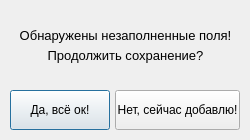
<?xml version="1.0" encoding="UTF-8"?>
<ui version="4.0">
 <class>Dialog</class>
 <widget class="QDialog" name="Dialog">
  <property name="enabled">
   <bool>true</bool>
  </property>
  <property name="geometry">
   <rect>
    <x>0</x>
    <y>0</y>
    <width>250</width>
    <height>140</height>
   </rect>
  </property>
  <property name="minimumSize">
   <size>
    <width>250</width>
    <height>140</height>
   </size>
  </property>
  <property name="maximumSize">
   <size>
    <width>250</width>
    <height>140</height>
   </size>
  </property>
  <property name="windowTitle">
   <string notr="true">Внимание!</string>
  </property>
  <property name="windowIcon">
   <iconset>
    <normaloff>../pics/icon/attention.ico</normaloff>../pics/icon/attention.ico</iconset>
  </property>
  <property name="inputMethodHints">
   <set>Qt::ImhNone</set>
  </property>
  <property name="sizeGripEnabled">
   <bool>false</bool>
  </property>
  <property name="modal">
   <bool>false</bool>
  </property>
  <widget class="QPushButton" name="YesButton">
   <property name="geometry">
    <rect>
     <x>10</x>
     <y>90</y>
     <width>100</width>
     <height>40</height>
    </rect>
   </property>
   <property name="layoutDirection">
    <enum>Qt::LeftToRight</enum>
   </property>
   <property name="text">
    <string notr="true">Да, всё ок!</string>
   </property>
   <property name="shortcut">
    <string/>
   </property>
   <property name="autoDefault">
    <bool>true</bool>
   </property>
   <property name="default">
    <bool>false</bool>
   </property>
   <property name="flat">
    <bool>false</bool>
   </property>
  </widget>
  <widget class="QPushButton" name="NoButton">
   <property name="geometry">
    <rect>
     <x>115</x>
     <y>90</y>
     <width>125</width>
     <height>40</height>
    </rect>
   </property>
   <property name="layoutDirection">
    <enum>Qt::LeftToRight</enum>
   </property>
   <property name="text">
    <string notr="true">Нет, сейчас добавлю!</string>
   </property>
   <property name="shortcut">
    <string/>
   </property>
   <property name="autoDefault">
    <bool>true</bool>
   </property>
   <property name="default">
    <bool>false</bool>
   </property>
   <property name="flat">
    <bool>false</bool>
   </property>
  </widget>
  <widget class="QLabel" name="label">
   <property name="geometry">
    <rect>
     <x>20</x>
     <y>15</y>
     <width>211</width>
     <height>41</height>
    </rect>
   </property>
   <property name="sizePolicy">
    <sizepolicy hsizetype="Preferred" vsizetype="Preferred">
     <horstretch>0</horstretch>
     <verstretch>0</verstretch>
    </sizepolicy>
   </property>
   <property name="minimumSize">
    <size>
     <width>0</width>
     <height>0</height>
    </size>
   </property>
   <property name="font">
    <font>
     <pointsize>10</pointsize>
    </font>
   </property>
   <property name="contextMenuPolicy">
    <enum>Qt::DefaultContextMenu</enum>
   </property>
   <property name="acceptDrops">
    <bool>false</bool>
   </property>
   <property name="lineWidth">
    <number>0</number>
   </property>
   <property name="text">
    <string>Обнаружены незаполненные поля!</string>
   </property>
   <property name="alignment">
    <set>Qt::AlignCenter</set>
   </property>
   <property name="wordWrap">
    <bool>false</bool>
   </property>
   <property name="margin">
    <number>0</number>
   </property>
   <property name="indent">
    <number>-1</number>
   </property>
  </widget>
  <widget class="QLabel" name="label_2">
   <property name="geometry">
    <rect>
     <x>20</x>
     <y>35</y>
     <width>211</width>
     <height>41</height>
    </rect>
   </property>
   <property name="sizePolicy">
    <sizepolicy hsizetype="Preferred" vsizetype="Preferred">
     <horstretch>0</horstretch>
     <verstretch>0</verstretch>
    </sizepolicy>
   </property>
   <property name="minimumSize">
    <size>
     <width>0</width>
     <height>0</height>
    </size>
   </property>
   <property name="font">
    <font>
     <pointsize>10</pointsize>
    </font>
   </property>
   <property name="contextMenuPolicy">
    <enum>Qt::DefaultContextMenu</enum>
   </property>
   <property name="acceptDrops">
    <bool>false</bool>
   </property>
   <property name="lineWidth">
    <number>0</number>
   </property>
   <property name="text">
    <string>Продолжить сохранение?</string>
   </property>
   <property name="alignment">
    <set>Qt::AlignCenter</set>
   </property>
   <property name="wordWrap">
    <bool>false</bool>
   </property>
   <property name="margin">
    <number>0</number>
   </property>
   <property name="indent">
    <number>-1</number>
   </property>
  </widget>
 </widget>
 <resources/>
 <connections/>
</ui>
